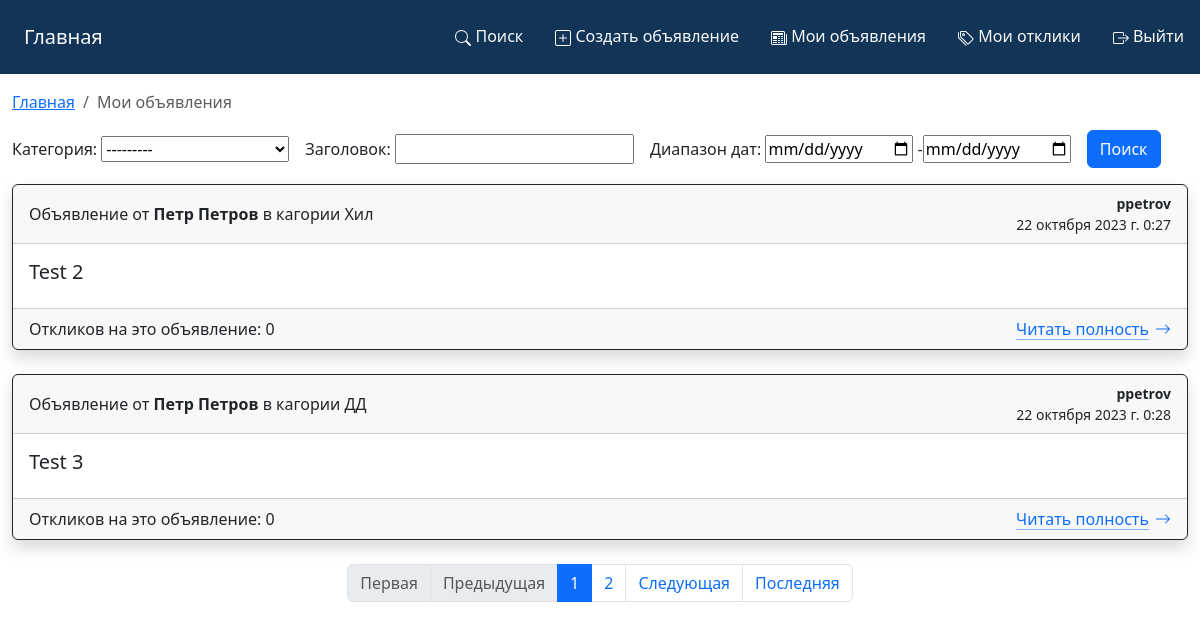
Screenshot of /my_ads/2/ (signed in) with the database file from the repository.
### MessageBoard/models.py (models this page shows, shortened)
class Advertisement(models.Model):
    id = models.AutoField(
        primary_key=True,
    )
    author = models.ForeignKey(
        User,
        verbose_name='Автор объявления',
        related_name='Author_Advertisement',
        on_delete=models.CASCADE,
    )
    title = models.CharField(
        verbose_name='Заголовок объявления',
        max_length=255,
        default='',
    )
    content = RichTextUploadingField(
        verbose_name='Текст объявления',
        blank=True,
    )
    category = models.CharField(
        verbose_name='Категория',
        choices=CATEGORIES,
        max_length=12,
        default=None,
        null=True,
        blank=True,
    )
    create_date = models.DateTimeField(
        verbose_name='Дата создания объявления',
        auto_now_add=True,
        null=True,
    )
    class Meta:
        ordering = 'title',
        verbose_name = 'Объявление'
        verbose_name_plural = 'Объявления'
        managed = True

### MessageBoard/views.py (the view)
# urls.py: path('my_ads/<int:pk>/', ProfileAdsView.as_view(), name='my_ads'),
class ProfileAdsView(ListView):
    template_name = 'advertisement/my_ads.html'
    ordering = '-create_date'
    context_object_name = 'list_ads'
    paginate_by = 2
    paginate_orphans = 1
    def get_context_data(self, **kwargs):
        context = super().get_context_data(**kwargs)
        context['filterset'] = self.filterset
        context['querydict'] = self.request.GET.dict()
        return context
    def get_queryset(self):
        queryset = Advertisement.objects.filter(author=self.request.user)
        self.filterset = ProfileAdvFilter(self.request.GET, queryset)
        return self.filterset.qs

### MessageBoard/templates/advertisement/my_ads.html (shortened to what this page needs)
{% extends 'base.html' %}
{% load AdsBoard_filters %}
{% load AdsBoard_tags %}
{% block content %}
    <nav class="my-3" aria-label="breadcrumb">
        <ol class="breadcrumb">
            <li class="breadcrumb-item"><a href="{% url 'ads_list' %}">Главная</a></li>
            <li class="breadcrumb-item active" aria-current="page">Мои объявления</li>
        </ol>
    </nav>
    {% include 'advertisement/filter.html' %}
    {% include 'advertisement/ads.html' %}
    {% include 'paginator.html' %}
{% endblock content %}

### MessageBoard/templates/advertisement/ads.html
    {% for ad in list_ads %}
        <div class="shadow card border-dark mb-4">
            <div class="card-header">
                <div class="row align-items-center">
                    <div class="col-auto me-auto">
                        Объявление от <strong class="text-gray-dark">{% firstof ad.author.get_full_name ad.author.get_short_name ad.author.get_username %}</strong> в кагории {{ ad.get_category_display }}
                    </div>
                    <div class="col-auto">
                        <div class="small text-end">
                            <strong class="text-gray-dark">{{ ad.author }}</strong>
                            <span class="d-block">{{ ad.create_date }}</span>
                        </div>
                    </div>
                </div>
            </div>
            <div class="card-body">
                <h5 class="card-title">
                    {{ ad.title }}
                </h5>
            </div>
            <div class="card-footer">
                <div class="row align-items-center">
                    <div class="col-auto me-auto">
                        Откликов на это объявление: {{ ad.Advertisement_Comment.count }}
                    </div>
                    <div class="col-auto">
                        <a href="{% url 'ad_detail' ad.id %}" class="icon-link icon-link-hover ">
                            Читать полность
                            <svg xmlns="http://www.w3.org/2000/svg" width="16" height="16" fill="currentColor" class="bi bi-arrow-right" viewBox="0 0 16 16">
                                <path fill-rule="evenodd" d="M1 8a.5.5 0 0 1 .5-.5h11.793l-3.147-3.146a.5.5 0 0 1 .708-.708l4 4a.5.5 0 0 1 0 .708l-4 4a.5.5 0 0 1-.708-.708L13.293 8.5H1.5A.5.5 0 0 1 1 8z"/>
                            </svg>
                        </a>
                    </div>
                </div>
            </div>
        </div>
    {% empty %}
        <h2>
            Объявления отсутствуют.
        </h2>
    {% endfor %}

### rows the page displays
Advertisement: author.last_name "Петр Петров", category "Хил", author "ppetrov", create_date "22 октября 2023 г. 0:27", title "Test 2", Advertisement_Comment.count "0"
Advertisement: author.last_name "Петр Петров", category "ДД", author "ppetrov", create_date "22 октября 2023 г. 0:28", title "Test 3", Advertisement_Comment.count "0"

### other values shown
{{ field.label }} "Категория:" "Заголовок:" "Диапазон дат:"
{{ num }} "1"
{{ num }} "2"
